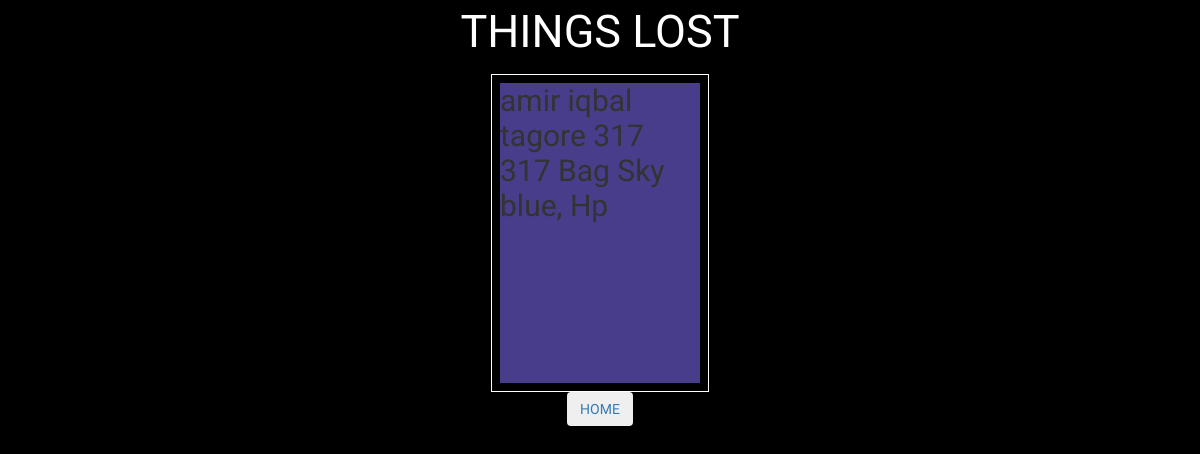
Page /lostitems/ on the earlier database version.
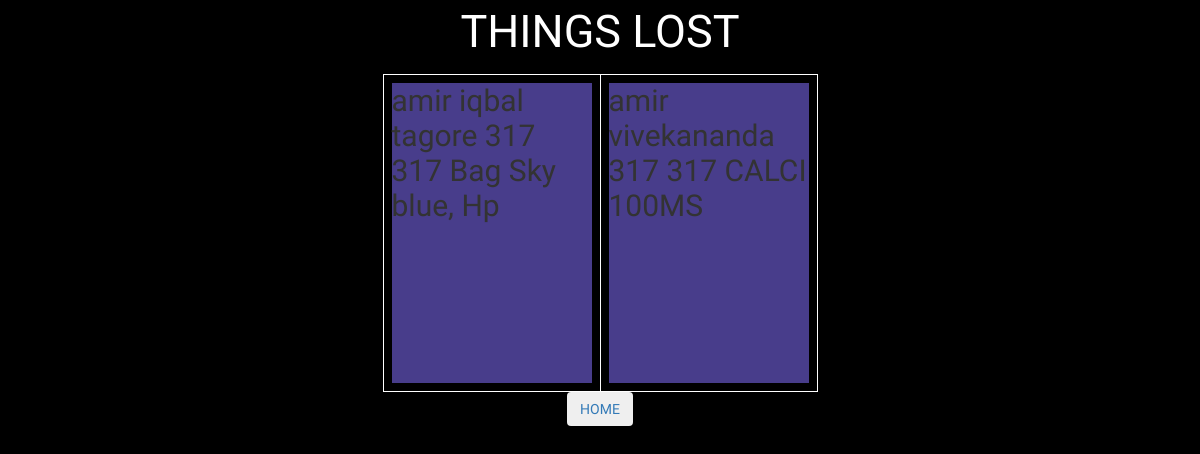
Same page on the later database version.
### lost/models.py (models this page shows)
class Lost(models.Model):
    hostel= models.CharField(max_length=15, blank=False)
    name=  models.CharField(max_length=15, blank=False)
    room=  models.IntegerField(blank=False)
    thing= models.CharField(max_length=15, blank=False)
    description =  models.CharField(max_length=50, blank=False)

### lost/views.py (the view)
# urls.py: url(r'^lostitems/',views.lostitems),
def lostitems(request):
    lostitem= Lost.objects.all();
    return render(request, 'lostitem.html',{'lostitem': lostitem})

### lost/templates/lostitem.html (shortened to what this page needs)
<html>
<head>
    <link rel="stylesheet" href="https://maxcdn.bootstrapcdn.com/bootstrap/3.3.7/css/bootstrap.min.css">
</head>
<body>
    <p style="text-align:center;font-family: 'Odibee Sans', cursive; font-size:45px; color:white;">THINGS LOST</p>
<table>
   <tr>
    {%for i in lostitem%}
    <td>
        <div>{{i.name}}
            {{i.hostel}}
            {{i.room}}
            {{i.room}}
            {{i.thing}}
            {{i.description}}
        </div></td>
    {%endfor%}
    </tr>
    </table>
<p > <a href="https://lnf-kiet.herokuapp.com/lostandfound/">
    <button type="button" class="btn btn-dark">HOME</button>
</a>
 </p>
    </body>
</html>

### lost/templates/lostitem.html (style rules this page uses)
td,th { border: 1.2px solid white; padding:8px; font-size: 30px; font-family: 'Zhi Mang Xing', cursive; }
div { height: 300px; width:200px; float:left; background-color:darkslateblue; }
p { font-family: 'Odibee Sans', cursive; text-align:center; }
table { margin-right: auto; margin-left: auto; }
body { background-color: black; }

Differences in the rows shown:
added Lost: name "amir", hostel "vivekananda", room "317", thing "CALCI", description "100MS"
